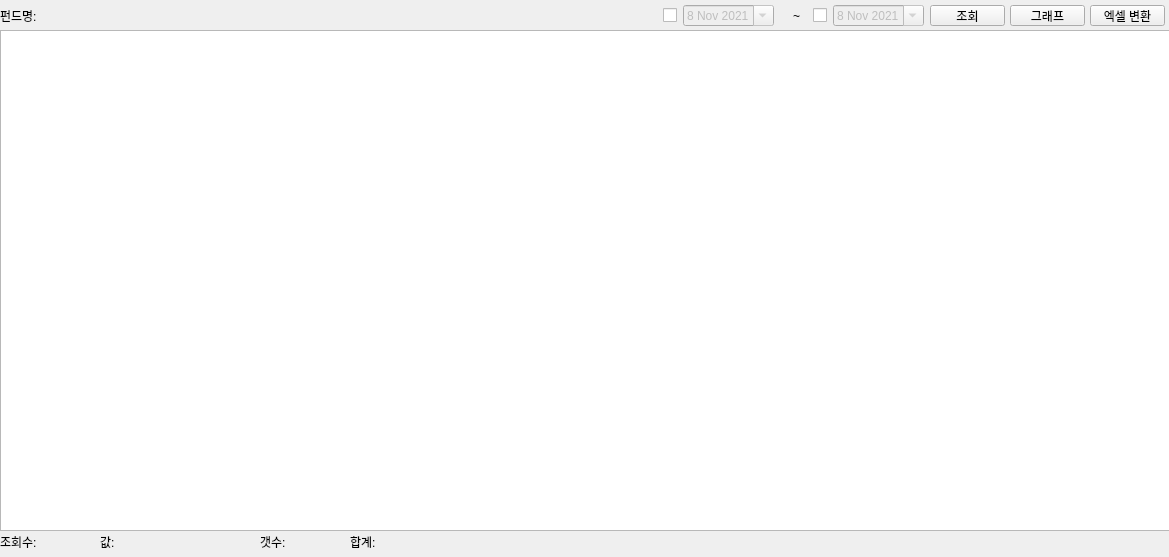
<?xml version="1.0" encoding="UTF-8"?>
<ui version="4.0">
 <class>tab3_win1Main</class>
 <widget class="QMainWindow" name="tab3_win1Main">
  <property name="geometry">
   <rect>
    <x>0</x>
    <y>0</y>
    <width>1169</width>
    <height>557</height>
   </rect>
  </property>
  <property name="windowTitle">
   <string>MainWindow</string>
  </property>
  <widget class="QWidget" name="tab3_newWindow1">
   <widget class="QTableWidget" name="tab3_win1tableWidget">
    <property name="geometry">
     <rect>
      <x>0</x>
      <y>30</y>
      <width>1171</width>
      <height>501</height>
     </rect>
    </property>
    <property name="editTriggers">
     <set>QAbstractItemView::NoEditTriggers</set>
    </property>
    <property name="alternatingRowColors">
     <bool>true</bool>
    </property>
    <property name="sortingEnabled">
     <bool>true</bool>
    </property>
   </widget>
   <widget class="QLabel" name="tab3_win1label">
    <property name="geometry">
     <rect>
      <x>0</x>
      <y>6</y>
      <width>41</width>
      <height>20</height>
     </rect>
    </property>
    <property name="text">
     <string>펀드명:</string>
    </property>
   </widget>
   <widget class="QLabel" name="tab3_win1label_2">
    <property name="geometry">
     <rect>
      <x>40</x>
      <y>6</y>
      <width>401</width>
      <height>20</height>
     </rect>
    </property>
    <property name="autoFillBackground">
     <bool>true</bool>
    </property>
    <property name="text">
     <string/>
    </property>
   </widget>
   <widget class="QPushButton" name="tab3_win1pushButton">
    <property name="geometry">
     <rect>
      <x>1090</x>
      <y>5</y>
      <width>75</width>
      <height>21</height>
     </rect>
    </property>
    <property name="text">
     <string>엑셀 변환</string>
    </property>
   </widget>
   <widget class="QLabel" name="tab3_win1label_4">
    <property name="geometry">
     <rect>
      <x>120</x>
      <y>531</y>
      <width>131</width>
      <height>21</height>
     </rect>
    </property>
    <property name="autoFillBackground">
     <bool>true</bool>
    </property>
    <property name="text">
     <string/>
    </property>
   </widget>
   <widget class="QLabel" name="tab3_win1label_6">
    <property name="geometry">
     <rect>
      <x>290</x>
      <y>531</y>
      <width>51</width>
      <height>21</height>
     </rect>
    </property>
    <property name="autoFillBackground">
     <bool>true</bool>
    </property>
    <property name="text">
     <string/>
    </property>
   </widget>
   <widget class="QLabel" name="tab3_win1label_3">
    <property name="geometry">
     <rect>
      <x>100</x>
      <y>531</y>
      <width>21</width>
      <height>21</height>
     </rect>
    </property>
    <property name="text">
     <string>값:</string>
    </property>
   </widget>
   <widget class="QLabel" name="tab3_win1label_7">
    <property name="geometry">
     <rect>
      <x>350</x>
      <y>531</y>
      <width>31</width>
      <height>21</height>
     </rect>
    </property>
    <property name="text">
     <string>합계:</string>
    </property>
   </widget>
   <widget class="QLabel" name="tab3_win1label_8">
    <property name="geometry">
     <rect>
      <x>380</x>
      <y>531</y>
      <width>141</width>
      <height>21</height>
     </rect>
    </property>
    <property name="autoFillBackground">
     <bool>true</bool>
    </property>
    <property name="text">
     <string/>
    </property>
   </widget>
   <widget class="QLabel" name="tab3_win1label_5">
    <property name="geometry">
     <rect>
      <x>260</x>
      <y>531</y>
      <width>31</width>
      <height>21</height>
     </rect>
    </property>
    <property name="text">
     <string>갯수:</string>
    </property>
   </widget>
   <widget class="QLabel" name="tab3_win1label_9">
    <property name="geometry">
     <rect>
      <x>1095</x>
      <y>532</y>
      <width>71</width>
      <height>20</height>
     </rect>
    </property>
    <property name="font">
     <font>
      <family>-윤고딕110</family>
      <pointsize>8</pointsize>
     </font>
    </property>
    <property name="autoFillBackground">
     <bool>true</bool>
    </property>
    <property name="text">
     <string/>
    </property>
    <property name="alignment">
     <set>Qt::AlignRight|Qt::AlignTrailing|Qt::AlignVCenter</set>
    </property>
   </widget>
   <widget class="QPushButton" name="tab3_win1pushButton_2">
    <property name="geometry">
     <rect>
      <x>1010</x>
      <y>5</y>
      <width>75</width>
      <height>21</height>
     </rect>
    </property>
    <property name="text">
     <string>그래프</string>
    </property>
   </widget>
   <widget class="QLabel" name="tab3_win1label_10">
    <property name="geometry">
     <rect>
      <x>50</x>
      <y>531</y>
      <width>41</width>
      <height>21</height>
     </rect>
    </property>
    <property name="font">
     <font>
      <family>굴림</family>
      <pointsize>9</pointsize>
     </font>
    </property>
    <property name="autoFillBackground">
     <bool>true</bool>
    </property>
    <property name="text">
     <string/>
    </property>
    <property name="alignment">
     <set>Qt::AlignLeading|Qt::AlignLeft|Qt::AlignVCenter</set>
    </property>
   </widget>
   <widget class="QLabel" name="tab3_win1label_11">
    <property name="geometry">
     <rect>
      <x>0</x>
      <y>531</y>
      <width>41</width>
      <height>21</height>
     </rect>
    </property>
    <property name="text">
     <string>조회수:</string>
    </property>
   </widget>
   <widget class="QCheckBox" name="tab3_win1checkBox_2">
    <property name="geometry">
     <rect>
      <x>813</x>
      <y>5</y>
      <width>16</width>
      <height>21</height>
     </rect>
    </property>
    <property name="text">
     <string/>
    </property>
   </widget>
   <widget class="QCheckBox" name="tab3_win1checkBox">
    <property name="geometry">
     <rect>
      <x>663</x>
      <y>5</y>
      <width>16</width>
      <height>21</height>
     </rect>
    </property>
    <property name="text">
     <string/>
    </property>
   </widget>
   <widget class="QDateEdit" name="tab3_win1dateEdit_2">
    <property name="enabled">
     <bool>false</bool>
    </property>
    <property name="geometry">
     <rect>
      <x>833</x>
      <y>5</y>
      <width>91</width>
      <height>21</height>
     </rect>
    </property>
    <property name="dateTime">
     <datetime>
      <hour>0</hour>
      <minute>0</minute>
      <second>0</second>
      <year>2021</year>
      <month>11</month>
      <day>8</day>
     </datetime>
    </property>
    <property name="currentSection">
     <enum>QDateTimeEdit::DaySection</enum>
    </property>
    <property name="calendarPopup">
     <bool>true</bool>
    </property>
   </widget>
   <widget class="QDateEdit" name="tab3_win1dateEdit">
    <property name="enabled">
     <bool>false</bool>
    </property>
    <property name="geometry">
     <rect>
      <x>683</x>
      <y>5</y>
      <width>91</width>
      <height>21</height>
     </rect>
    </property>
    <property name="dateTime">
     <datetime>
      <hour>0</hour>
      <minute>0</minute>
      <second>0</second>
      <year>2021</year>
      <month>11</month>
      <day>8</day>
     </datetime>
    </property>
    <property name="currentSection">
     <enum>QDateTimeEdit::DaySection</enum>
    </property>
    <property name="calendarPopup">
     <bool>true</bool>
    </property>
   </widget>
   <widget class="QLabel" name="tab3_win1label_12">
    <property name="geometry">
     <rect>
      <x>793</x>
      <y>5</y>
      <width>16</width>
      <height>21</height>
     </rect>
    </property>
    <property name="text">
     <string>~</string>
    </property>
   </widget>
   <widget class="QPushButton" name="tab3_win1pushButton_3">
    <property name="geometry">
     <rect>
      <x>930</x>
      <y>5</y>
      <width>75</width>
      <height>21</height>
     </rect>
    </property>
    <property name="text">
     <string>조회</string>
    </property>
   </widget>
  </widget>
 </widget>
 <resources/>
 <connections/>
</ui>
